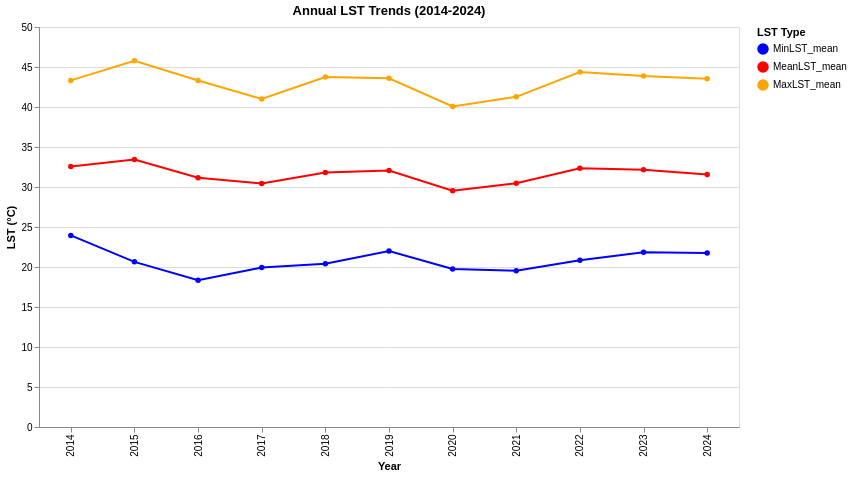

Write notebook code for a chart like this one.
### Code cell
import altair as alt
import pandas as pd

# Aggregate the LST data by year to show annual trends
annual_lst_summary = df_filtered.groupby('Year').agg(
    MeanLST_mean=('MeanLST', 'mean'),
    MinLST_mean=('MinLST', 'mean'),
    MaxLST_mean=('MaxLST', 'mean')
).reset_index()

# Melt the DataFrame for Altair to easily plot multiple lines
df_melted_annual = annual_lst_summary.melt(
    id_vars=['Year'],
    value_vars=['MeanLST_mean', 'MinLST_mean', 'MaxLST_mean'],
    var_name='LST Type',
    value_name='Temperature'
)

# Create the interactive Altair chart
chart = alt.Chart(df_melted_annual).mark_line(point=True).encode(
    x=alt.X('Year:O', title='Year'),
    y=alt.Y('Temperature:Q', title='LST (°C)'),
    color=alt.Color('LST Type:N', title='LST Type', scale=alt.Scale(
        domain=['MinLST_mean', 'MeanLST_mean', 'MaxLST_mean'],
        range=['blue', 'red', 'orange']
    )),
    tooltip=['Year:O', alt.Tooltip('Temperature:Q', format='.2f', title='Temperature'), 'LST Type:N']
).properties(
    title='Annual LST Trends (2014-2024)',
    width=700,
    height=400
).interactive()

chart

### Figure 1 — Vega-Lite specification as saved in the notebook (floating-point values rounded to 4 significant figures)
{"config": {"view": {"continuousWidth": 300, "continuousHeight": 300}}, "data": {"name": "data-8528b6946370004a4d52468a98b1cd91"}, "mark": {"type": "line", "point": true}, "encoding": {"color": {"field": "LST Type", "scale": {"domain": ["MinLST_mean", "MeanLST_mean", "MaxLST_mean"], "range": ["blue", "red", "orange"]}, "title": "LST Type", "type": "nominal"}, "tooltip": [{"field": "Year", "type": "ordinal"}, {"field": "Temperature", "format": ".2f", "title": "Temperature", "type": "quantitative"}, {"field": "LST Type", "type": "nominal"}], "x": {"field": "Year", "title": "Year", "type": "ordinal"}, "y": {"field": "Temperature", "title": "LST (°C)", "type": "quantitative"}}, "height": 400, "params": [{"name": "param_1", "select": {"type": "interval", "encodings": ["x", "y"]}, "bind": "scales"}], "title": "Annual LST Trends (2014-2024)", "width": 700, "$schema": "https://vega.github.io/schema/vega-lite/v5.20.1.json", "datasets": {"data-8528b6946370004a4d52468a98b1cd91": [{"Year": 2014, "LST Type": "MeanLST_mean", "Temperature": 32.56}, {"Year": 2015, "LST Type": "MeanLST_mean", "Temperature": 33.43}, {"Year": 2016, "LST Type": "MeanLST_mean", "Temperature": 31.15}, {"Year": 2017, "LST Type": "MeanLST_mean", "Temperature": 30.44}, {"Year": 2018, "LST Type": "MeanLST_mean", "Temperature": 31.82}, {"Year": 2019, "LST Type": "MeanLST_mean", "Temperature": 32.06}, {"Year": 2020, "LST Type": "MeanLST_mean", "Temperature": 29.54}, {"Year": 2021, "LST Type": "MeanLST_mean", "Temperature": 30.48}, {"Year": 2022, "LST Type": "MeanLST_mean", "Temperature": 32.34}, {"Year": 2023, "LST Type": "MeanLST_mean", "Temperature": 32.17}, {"Year": 2024, "LST Type": "MeanLST_mean", "Temperature": 31.56}, {"Year": 2014, "LST Type": "MinLST_mean", "Temperature": 23.95}, {"Year": 2015, "LST Type": "MinLST_mean", "Temperature": 20.64}, {"Year": 2016, "LST Type": "MinLST_mean", "Temperature": 18.34}, {"Year": 2017, "LST Type": "MinLST_mean", "Temperature": 19.95}, {"Year": 2018, "LST Type": "MinLST_mean", "Temperature": 20.41}, {"Year": 2019, "LST Type": "MinLST_mean", "Temperature": 21.99}, {"Year": 2020, "LST Type": "MinLST_mean", "Temperature": 19.75}, {"Year": 2021, "LST Type": "MinLST_mean", "Temperature": 19.53}, {"Year": 2022, "LST Type": "MinLST_mean", "Temperature": 20.84}, {"Year": 2023, "LST Type": "MinLST_mean", "Temperature": 21.85}, {"Year": 2024, "LST Type": "MinLST_mean", "Temperature": 21.74}, {"Year": 2014, "LST Type": "MaxLST_mean", "Temperature": 43.33}, {"Year": 2015, "LST Type": "MaxLST_mean", "Temperature": 45.78}, {"Year": 2016, "LST Type": "MaxLST_mean", "Temperature": 43.31}, {"Year": 2017, "LST Type": "MaxLST_mean", "Temperature": 40.99}, {"Year": 2018, "LST Type": "MaxLST_mean", "Temperature": 43.75}, {"Year": 2019, "LST Type": "MaxLST_mean", "Temperature": 43.58}, {"Year": 2020, "LST Type": "MaxLST_mean", "Temperature": 40.08}, {"Year": 2021, "LST Type": "MaxLST_mean", "Temperature": 41.27}, {"Year": 2022, "LST Type": "MaxLST_mean", "Temperature": 44.37}, {"Year": 2023, "LST Type": "MaxLST_mean", "Temperature": 43.87}, {"Year": 2024, "LST Type": "MaxLST_mean", "Temperature": 43.52}]}}
